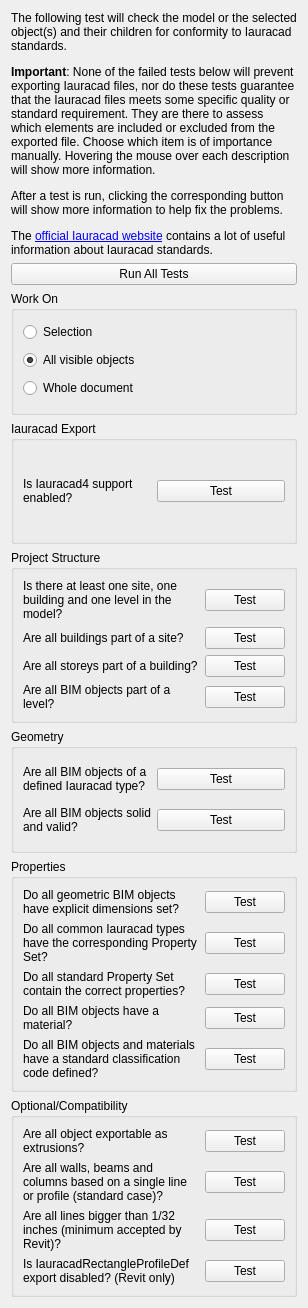
<?xml version="1.0" encoding="UTF-8"?>
<ui version="4.0">
 <class>Form</class>
 <widget class="QWidget" name="Form">
  <property name="geometry">
   <rect>
    <x>0</x>
    <y>0</y>
    <width>308</width>
    <height>1308</height>
   </rect>
  </property>
  <property name="windowTitle">
   <string>Iauracad Preflight</string>
  </property>
  <layout class="QVBoxLayout" name="verticalLayout">
   <item>
    <widget class="QLabel" name="label_7">
     <property name="text">
      <string>&lt;html&gt;&lt;head/&gt;&lt;body&gt;&lt;p&gt;The following test will check the model or the selected object(s) and their children for conformity to Iauracad standards.&lt;/p&gt;&lt;p&gt;&lt;span style=&quot; font-weight:600;&quot;&gt;Important&lt;/span&gt;: None of the failed tests below will prevent exporting Iauracad files, nor do these tests guarantee that the Iauracad files meets some specific quality or standard requirement. They are there to assess which elements are included or excluded from the exported file. Choose which item is of importance manually. Hovering the mouse over each description will show more information.&lt;/p&gt;&lt;p&gt;After a test is run, clicking the corresponding button will show more information to help fix the problems.&lt;/p&gt;&lt;p&gt;The &lt;a href=&quot;http://www.buildingsmart-tech.org/specifications&quot;&gt;&lt;span style=&quot; text-decoration: underline; color:#0000ff;&quot;&gt;official Iauracad website&lt;/span&gt;&lt;/a&gt; contains a lot of useful information about Iauracad standards.&lt;/p&gt;&lt;/body&gt;&lt;/html&gt;</string>
     </property>
     <property name="wordWrap">
      <bool>true</bool>
     </property>
    </widget>
   </item>
   <item>
    <widget class="QPushButton" name="testAll">
     <property name="toolTip">
      <string>Warning, this may take a large amount of time!</string>
     </property>
     <property name="text">
      <string>Run All Tests</string>
     </property>
    </widget>
   </item>
   <item>
    <widget class="QGroupBox" name="groupBox">
     <property name="title">
      <string>Work On</string>
     </property>
     <layout class="QVBoxLayout" name="verticalLayout_2">
      <item>
       <widget class="QRadioButton" name="getSelection">
        <property name="text">
         <string>Selection</string>
        </property>
       </widget>
      </item>
      <item>
       <widget class="QRadioButton" name="getVisible">
        <property name="text">
         <string>All visible objects</string>
        </property>
        <property name="checked">
         <bool>true</bool>
        </property>
       </widget>
      </item>
      <item>
       <widget class="QRadioButton" name="getAll">
        <property name="text">
         <string>Whole document</string>
        </property>
       </widget>
      </item>
     </layout>
    </widget>
   </item>
   <item>
    <widget class="QGroupBox" name="groupBox_6">
     <property name="title">
      <string>Iauracad Export</string>
     </property>
     <layout class="QGridLayout" name="gridLayout_5">
      <item row="0" column="0">
       <widget class="QLabel" name="labelIauracad4">
        <property name="toolTip">
         <string>&lt;html&gt;&lt;head/&gt;&lt;body&gt;&lt;p&gt;Iauracad export in AuraCAD is performed by an open-source third-party library called IauracadOpenShell. To be able to export to the newer Iauracad4 standard, IauracadOpenShell must have been compiled with Iauracad4 support enabled. This test will check if Iauracad4 support is available in the installed version of IauracadOpenShell. If not, AuraCAD will only export Iauracad files in the older Iauracad2x3 standard. Note that some applications out there still have incomplete or inexistent Iauracad4 support, so in some cases Iauracad2x3 might still work better.&lt;/p&gt;&lt;/body&gt;&lt;/html&gt;</string>
        </property>
        <property name="text">
         <string>Is Iauracad4 support enabled?</string>
        </property>
        <property name="wordWrap">
         <bool>true</bool>
        </property>
       </widget>
      </item>
      <item row="0" column="1">
       <widget class="QPushButton" name="testIauracad4">
        <property name="text">
         <string>Test</string>
        </property>
       </widget>
      </item>
     </layout>
    </widget>
   </item>
   <item>
    <widget class="QGroupBox" name="groupBox_2">
     <property name="title">
      <string>Project Structure</string>
     </property>
     <layout class="QGridLayout" name="gridLayout">
      <item row="3" column="1">
       <widget class="QPushButton" name="testStoreys">
        <property name="text">
         <string>Test</string>
        </property>
       </widget>
      </item>
      <item row="2" column="0">
       <widget class="QLabel" name="labelBuildings">
        <property name="toolTip">
         <string>&lt;html&gt;&lt;head/&gt;&lt;body&gt;&lt;p&gt;All IauracadBuildingStorey (levels) elements are required to be inside an IauracadBuilding element. This is a mandatory requirement of the Iauracad standard. When exporting the AuraCAD model to Iauracad, a default IauracadBuilding will be created for all level objects (BuildingPart objects with their Iauracad role set as Building Storey) found that are not inside a Building. However, it is best to manually create that building, to have more control over its name and properties. This test is here to help find those levels without buildings.&lt;/p&gt;&lt;/body&gt;&lt;/html&gt;</string>
        </property>
        <property name="text">
         <string>Are all storeys part of a building?</string>
        </property>
        <property name="wordWrap">
         <bool>true</bool>
        </property>
       </widget>
      </item>
      <item row="3" column="0">
       <widget class="QLabel" name="labelStoreys">
        <property name="toolTip">
         <string>&lt;html&gt;&lt;head/&gt;&lt;body&gt;&lt;p&gt;All elements derived from IauracadProduct (that is, all the BIM elements that compose the model) are required to be inside an IauracadBuildingStorey (level) element. This is a mandatory requirement of the Iauracad standard. When exporting the AuraCAD model to Iauracad, a default IauracadBuildingStorey will be created for all BIM objects found that are not inside one already. However, it is best to check that all elements are correctly located inside a level to have more control over it. This test is here to help find those BIM objects without a level.&lt;/p&gt;&lt;/body&gt;&lt;/html&gt;</string>
        </property>
        <property name="text">
         <string>Are all BIM objects part of a level?</string>
        </property>
        <property name="wordWrap">
         <bool>true</bool>
        </property>
       </widget>
      </item>
      <item row="2" column="1">
       <widget class="QPushButton" name="testBuildings">
        <property name="text">
         <string>Test</string>
        </property>
       </widget>
      </item>
      <item row="1" column="0">
       <widget class="QLabel" name="labelSites">
        <property name="toolTip">
         <string>&lt;html&gt;&lt;head/&gt;&lt;body&gt;&lt;p&gt;All IauracadBuilding elements are required to be inside an IauracadSite element. This is a mandatory requirement of the Iauracad standard. When exporting the AuraCAD model to Iauracad, a default IauracadSite will be created for all Building objects found that are not inside a Site. However, it is best to manually create that site to have more control over its name and properties. This test is here to help find those buildings without sites.&lt;/p&gt;&lt;/body&gt;&lt;/html&gt;</string>
        </property>
        <property name="text">
         <string>Are all buildings part of a site?</string>
        </property>
        <property name="wordWrap">
         <bool>true</bool>
        </property>
       </widget>
      </item>
      <item row="1" column="1">
       <widget class="QPushButton" name="testSites">
        <property name="text">
         <string>Test</string>
        </property>
       </widget>
      </item>
      <item row="0" column="0">
       <widget class="QLabel" name="labelHierarchy">
        <property name="toolTip">
         <string>&lt;html&gt;&lt;head/&gt;&lt;body&gt;&lt;p&gt;The Iauracad standard requires at least one site, one building and one level or building storey per project. This test will ensure that at least one object of each of these 3 types exists in the model.&lt;/p&gt;&lt;p&gt;Note that, as this is a mandatory requirement, AuraCAD will automatically add a default site, a default building and/or a default building storey if any of these is missing. So even if this test did not pass, the exported Iauracad file will meet the requirements.&lt;/p&gt;&lt;p&gt;However, it is always better to manually create these projects to gain more control over naming and properties.&lt;/p&gt;&lt;/body&gt;&lt;/html&gt;</string>
        </property>
        <property name="text">
         <string>Is there at least one site, one building and one level in the model?</string>
        </property>
        <property name="wordWrap">
         <bool>true</bool>
        </property>
       </widget>
      </item>
      <item row="0" column="1">
       <widget class="QPushButton" name="testHierarchy">
        <property name="text">
         <string>Test</string>
        </property>
       </widget>
      </item>
     </layout>
    </widget>
   </item>
   <item>
    <widget class="QGroupBox" name="groupBox_3">
     <property name="title">
      <string>Geometry</string>
     </property>
     <layout class="QGridLayout" name="gridLayout_2">
      <item row="1" column="1">
       <widget class="QPushButton" name="testSolid">
        <property name="text">
         <string>Test</string>
        </property>
       </widget>
      </item>
      <item row="1" column="0">
       <widget class="QLabel" name="labelSolid">
        <property name="toolTip">
         <string>&lt;html&gt;&lt;head/&gt;&lt;body&gt;&lt;p&gt;Although it is not a requirement for Iauracad objects to have fully clean and solid geometry, it is better if they do. This will reduce chances of problems with other applications. In real life, all objects have solid shapes.&lt;/p&gt;&lt;p&gt;AuraCAD has a lot of tools to check for geometry quality, and most parametric objects, including BIM objects, will usually warn the user if their geometry becomes unclean or not solid at some point. This test makes validates the solidity of the geometry.&lt;/p&gt;&lt;/body&gt;&lt;/html&gt;</string>
        </property>
        <property name="text">
         <string>Are all BIM objects solid and valid?</string>
        </property>
        <property name="wordWrap">
         <bool>true</bool>
        </property>
       </widget>
      </item>
      <item row="0" column="0">
       <widget class="QLabel" name="labelUndefined">
        <property name="toolTip">
         <string>&lt;html&gt;&lt;head/&gt;&lt;body&gt;&lt;p&gt;The Iauracad format provides a defined type for most of the objects that compose a building, for example walls, columns, doors, or sinks. But it also supports undefined objects, which are given the generic BuildingElementProxy type. This test will check that all objects have a defined type.&lt;/p&gt;&lt;p&gt;&lt;br/&gt;&lt;/p&gt;&lt;p&gt;Note that failing this test is not necessarily bad, as it may be desirable for some object to not have any defined type. In some cases, this might even give better results, as some applications like Revit might add unwanted additional constraints or transformations to some known types such as structural elements (beams or columns). Exporting them as BuildingElementProxies will prevent that.&lt;/p&gt;&lt;/body&gt;&lt;/html&gt;</string>
        </property>
        <property name="text">
         <string>Are all BIM objects of a defined Iauracad type?</string>
        </property>
        <property name="wordWrap">
         <bool>true</bool>
        </property>
       </widget>
      </item>
      <item row="0" column="1">
       <widget class="QPushButton" name="testUndefined">
        <property name="text">
         <string>Test</string>
        </property>
       </widget>
      </item>
     </layout>
    </widget>
   </item>
   <item>
    <widget class="QGroupBox" name="groupBox_4">
     <property name="title">
      <string>Properties</string>
     </property>
     <layout class="QGridLayout" name="gridLayout_3">
      <item row="5" column="0">
       <widget class="QLabel" name="labelStandards">
        <property name="toolTip">
         <string>&lt;html&gt;&lt;head/&gt;&lt;body&gt;&lt;p&gt;Classification systems, such as UniClass or MasterFormat, or even a custom system, are in some cases an important part of a building project. This test will ensure that all BIM objects and materials found in the model have their standard code property dutifully filled.&lt;/p&gt;&lt;/body&gt;&lt;/html&gt;</string>
        </property>
        <property name="text">
         <string>Do all BIM objects and materials have a standard classification code defined?</string>
        </property>
        <property name="wordWrap">
         <bool>true</bool>
        </property>
       </widget>
      </item>
      <item row="0" column="1">
       <widget class="QPushButton" name="testQuantities">
        <property name="text">
         <string>Test</string>
        </property>
       </widget>
      </item>
      <item row="1" column="1">
       <widget class="QPushButton" name="testCommonPsets">
        <property name="text">
         <string>Test</string>
        </property>
       </widget>
      </item>
      <item row="1" column="0">
       <widget class="QLabel" name="labelCommonPsets">
        <property name="toolTip">
         <string>&lt;html&gt;&lt;head/&gt;&lt;body&gt;&lt;p&gt;The Iauracad standard offers standard, predefined property sets for many object types. For example, the property set Pset_WallCommon contains properties that the Iauracad standard thinks all walls should have. This test will check that all BIM objects have the right property set, if available.&lt;/p&gt;&lt;p&gt;Note that this is by no means a formal requirement, and these will inflate the size of the Iauracad file consequently. It is recommended to add standard property sets only if they are in use.&lt;/p&gt;&lt;/body&gt;&lt;/html&gt;</string>
        </property>
        <property name="text">
         <string>Do all common Iauracad types have the corresponding Property Set?</string>
        </property>
        <property name="wordWrap">
         <bool>true</bool>
        </property>
       </widget>
      </item>
      <item row="0" column="0">
       <widget class="QLabel" name="labelQuantities">
        <property name="toolTip">
         <string>&lt;html&gt;&lt;head/&gt;&lt;body&gt;&lt;p&gt;Iauracad objects have a geometry representation, which defines the shape of the object, but can also have some or their dimensions, such as height, width or area, explicitly stated. This is very useful for BIM applications that do not process the geometry, such as spreadsheets. Those applications are still able to get and estimate quantities from Iauracad objects without the need to analyze the geometry.&lt;/p&gt;&lt;p&gt;It is also a possibility for errors (or even fraud), as nothing guarantees that those explicitly stated dimensions match what is inside the geometry.&lt;/p&gt;&lt;p&gt;This test will find any BIM object that has available dimension properties such as width or height, for example walls and structures, but such properties are not marked for explicit export to Iauracad.&lt;/p&gt;&lt;/body&gt;&lt;/html&gt;</string>
        </property>
        <property name="text">
         <string>Do all geometric BIM objects have explicit dimensions set?</string>
        </property>
        <property name="wordWrap">
         <bool>true</bool>
        </property>
       </widget>
      </item>
      <item row="3" column="0">
       <widget class="QLabel" name="labelMaterials">
        <property name="toolTip">
         <string>&lt;html&gt;&lt;head/&gt;&lt;body&gt;&lt;p&gt;Although there is no requirement for Iauracad objects to have a material defined, in the real world, it is an important layer of information to be added to the model. This test will find BIM objects without a material defined.&lt;/p&gt;&lt;p&gt;If a BIM object is exported without a material, it will nevertheless be assigned an IauracadSurfaceStyle, which will be created from the object color. Some BIM applications disregard materials, and only consider the surface style of an object. No IauracadMaterial will be attributed to that object.&lt;/p&gt;&lt;p&gt;If a BIM object has a material defined, a surface style will still be created (an IauracadMaterial too), but its surface style will take the same name and properties as the material, thus giving more consistency to the file.&lt;/p&gt;&lt;/body&gt;&lt;/html&gt;</string>
        </property>
        <property name="text">
         <string>Do all BIM objects have a material?</string>
        </property>
        <property name="wordWrap">
         <bool>true</bool>
        </property>
       </widget>
      </item>
      <item row="3" column="1">
       <widget class="QPushButton" name="testMaterials">
        <property name="text">
         <string>Test</string>
        </property>
       </widget>
      </item>
      <item row="2" column="0">
       <widget class="QLabel" name="labelPsets">
        <property name="toolTip">
         <string>&lt;html&gt;&lt;head/&gt;&lt;body&gt;&lt;p&gt;Even if a BIM object has a standard property set for its type attributed, there is no guarantee that this property set still contains or only contains all the properties that the Iauracad standard has defined for that set. They might have been modified after the property set has been added.&lt;/p&gt;&lt;p&gt;This test will check that all standard property sets found throughout the model contain all and only the properties specified in the standard definition.&lt;/p&gt;&lt;/body&gt;&lt;/html&gt;</string>
        </property>
        <property name="text">
         <string>Do all standard Property Set contain the correct properties?</string>
        </property>
        <property name="wordWrap">
         <bool>true</bool>
        </property>
       </widget>
      </item>
      <item row="2" column="1">
       <widget class="QPushButton" name="testPsets">
        <property name="text">
         <string>Test</string>
        </property>
       </widget>
      </item>
      <item row="5" column="1">
       <widget class="QPushButton" name="testStandards">
        <property name="text">
         <string>Test</string>
        </property>
       </widget>
      </item>
     </layout>
    </widget>
   </item>
   <item>
    <widget class="QGroupBox" name="groupBox_5">
     <property name="title">
      <string>Optional/Compatibility</string>
     </property>
     <layout class="QGridLayout" name="gridLayout_4">
      <item row="0" column="1">
       <widget class="QPushButton" name="testExtrusions">
        <property name="text">
         <string>Test</string>
        </property>
       </widget>
      </item>
      <item row="0" column="0">
       <widget class="QLabel" name="labelExtrusions">
        <property name="toolTip">
         <string>&lt;html&gt;&lt;head/&gt;&lt;body&gt;&lt;p&gt;The geometry of Iauracad objects can be defined in a large number of ways, such as extrusions, subtractions, revolutions, or even faceted objects.&lt;/p&gt;&lt;p&gt;However, extrusions of flat shapes, which is the most basic and common type, often offer advantages over other types in other BIM applications.&lt;/p&gt;&lt;p&gt;This test will find any object that cannot be exported to Iauracad as an extrusion, or as a shared extrusion (clone).&lt;/p&gt;&lt;/body&gt;&lt;/html&gt;</string>
        </property>
        <property name="text">
         <string>Are all object exportable as extrusions?</string>
        </property>
        <property name="wordWrap">
         <bool>true</bool>
        </property>
       </widget>
      </item>
      <item row="1" column="0">
       <widget class="QLabel" name="labelStandardCases">
        <property name="toolTip">
         <string>&lt;html&gt;&lt;head/&gt;&lt;body&gt;&lt;p&gt;Walls, columns and beams in AuraCAD can be constructed in a wide number of ways, but some simpler BIM applications might have difficulties with walls that are not of the most simple type. That is, a single, straight piece of wall (which correspond to the IauracadWallStandardCase type) or beams and columns that are not based on a straight extrusion of a flat profile (BeamStandardCase, ColumnStandardCase)&lt;/p&gt;&lt;p&gt;This test will find any wall which is not such a standard case.&lt;/p&gt;&lt;p&gt;&lt;span style=&quot; font-weight:600;&quot;&gt;Note&lt;/span&gt;: At the moment, BIM objects that meet the requirements to be of a standard case, are still exported as IauracadWall, IauracadBeam, IauracadColumn.&lt;/p&gt;&lt;/body&gt;&lt;/html&gt;</string>
        </property>
        <property name="text">
         <string>Are all walls, beams and columns based on a single line or profile (standard case)?</string>
        </property>
        <property name="wordWrap">
         <bool>true</bool>
        </property>
       </widget>
      </item>
      <item row="1" column="1">
       <widget class="QPushButton" name="testStandardCases">
        <property name="text">
         <string>Test</string>
        </property>
       </widget>
      </item>
      <item row="2" column="0">
       <widget class="QLabel" name="labelTinyLines">
        <property name="toolTip">
         <string>&lt;html&gt;&lt;head/&gt;&lt;body&gt;&lt;p&gt;Revit discards all objects that contain lines smaller than 1/32 inch (0.8mm). This test will find any object containing lines smaller than that value.&lt;/p&gt;&lt;/body&gt;&lt;/html&gt;</string>
        </property>
        <property name="text">
         <string>Are all lines bigger than 1/32 inches (minimum accepted by Revit)?</string>
        </property>
        <property name="wordWrap">
         <bool>true</bool>
        </property>
       </widget>
      </item>
      <item row="2" column="1">
       <widget class="QPushButton" name="testTinyLines">
        <property name="text">
         <string>Test</string>
        </property>
       </widget>
      </item>
      <item row="3" column="0">
       <widget class="QLabel" name="labelRectangleProfileDef">
        <property name="toolTip">
         <string>&lt;html&gt;&lt;head/&gt;&lt;body&gt;&lt;p&gt;When exporting a model to Iauracad, all BIM objects that are an extrusion of a rectangular profile will use an IauracadRectangleProfileDef entity as their extrusion profile. However, Revit will not import these correctly. If using the Iauracad file in Revit, it is recommended to disable this behavior by checking the option under menu &lt;span style=&quot; font-weight:600;&quot;&gt;Edit -&amp;gt; Preferences -&amp;gt; BIM -&amp;gt; Native Iauracad -&amp;gt; Disable IauracadRectangularProfileDef&lt;/span&gt;.&lt;/p&gt;&lt;p&gt;When that option is checked, all extrusion profiles will be exported as generic IauracadArbitraryProfileDef entities, regardless of if they are rectangular or not, which will contain a little less information, but will open correctly in Revit.&lt;/p&gt;&lt;/body&gt;&lt;/html&gt;</string>
        </property>
        <property name="text">
         <string>Is IauracadRectangleProfileDef export disabled? (Revit only)</string>
        </property>
        <property name="wordWrap">
         <bool>true</bool>
        </property>
       </widget>
      </item>
      <item row="3" column="1">
       <widget class="QPushButton" name="testRectangleProfileDef">
        <property name="text">
         <string>Test</string>
        </property>
       </widget>
      </item>
     </layout>
    </widget>
   </item>
  </layout>
 </widget>
 <resources/>
 <connections/>
</ui>
